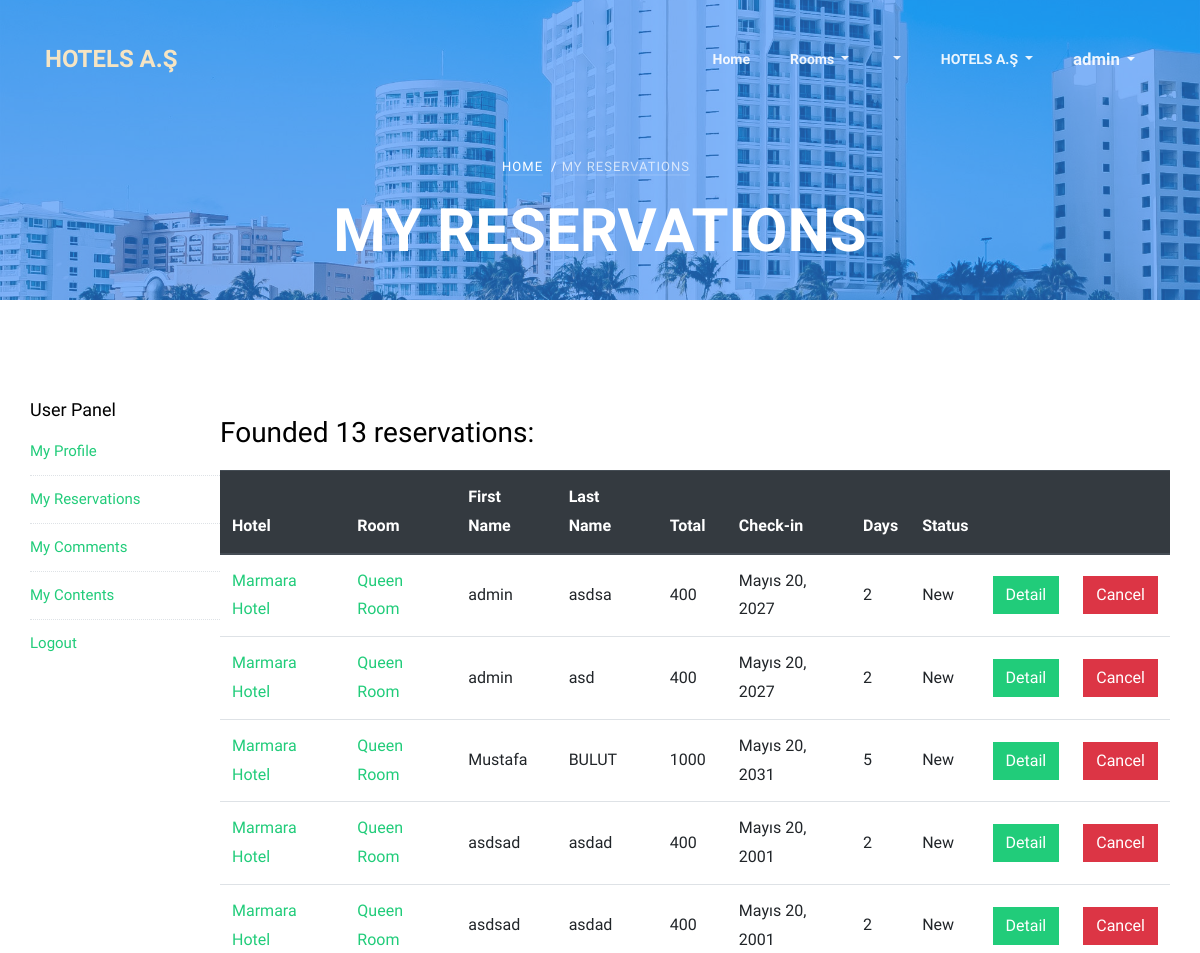
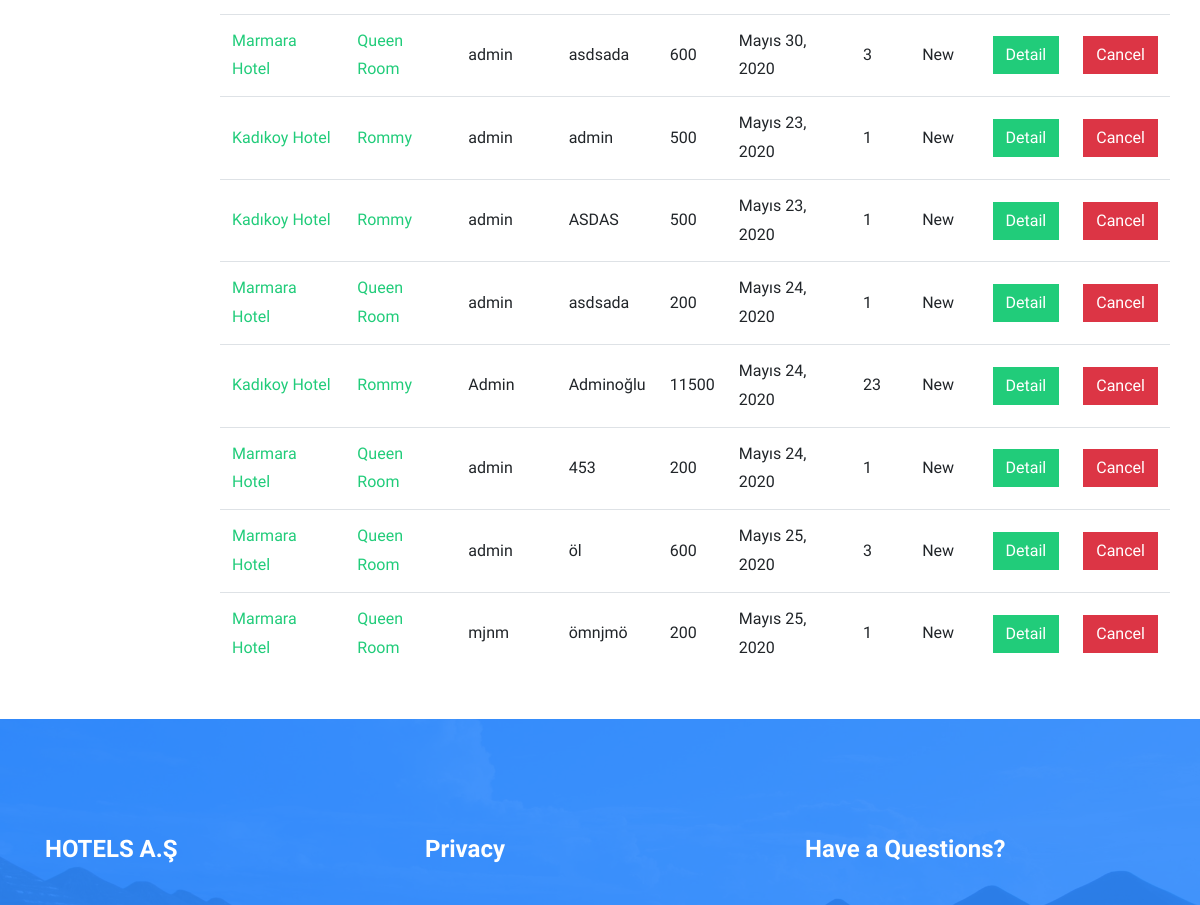
The app's page /user/reservations/ (signed in, upper part), older data (2 pictures, top to bottom).
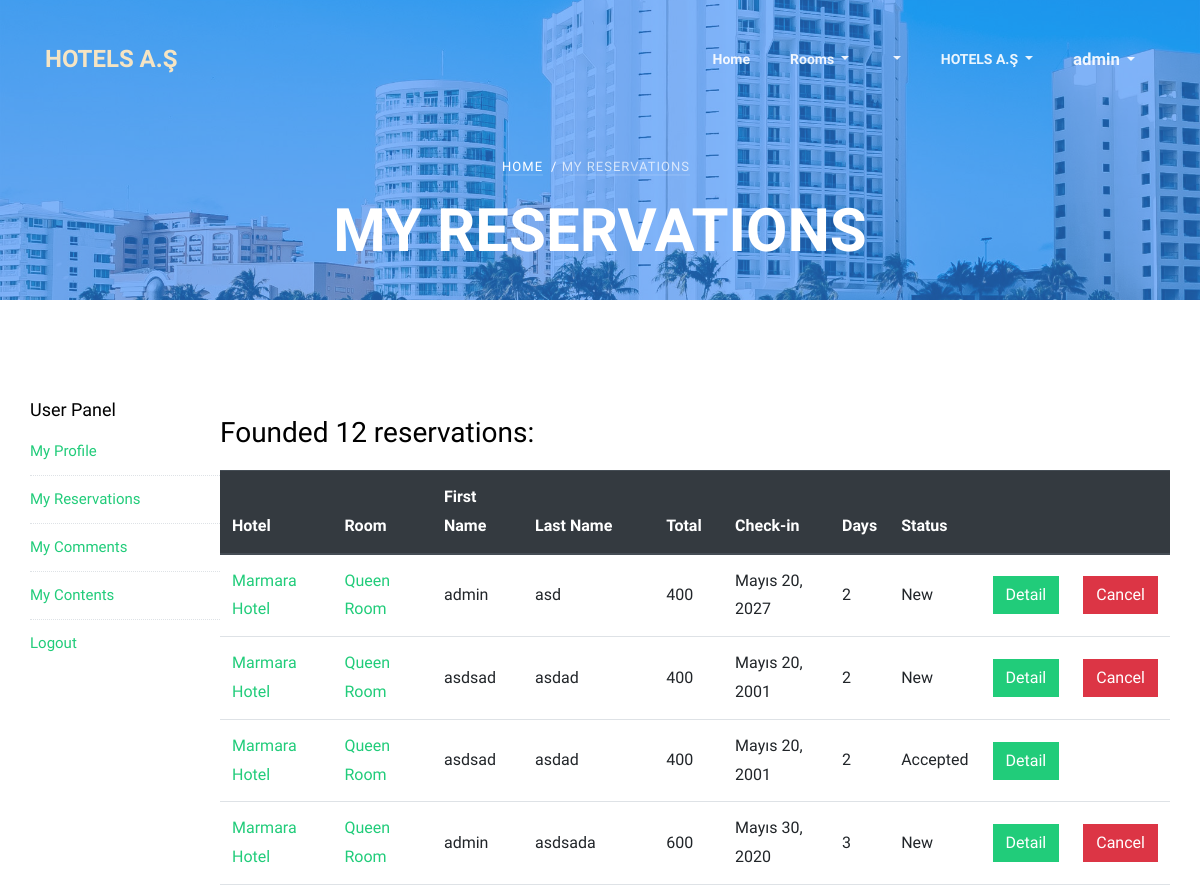
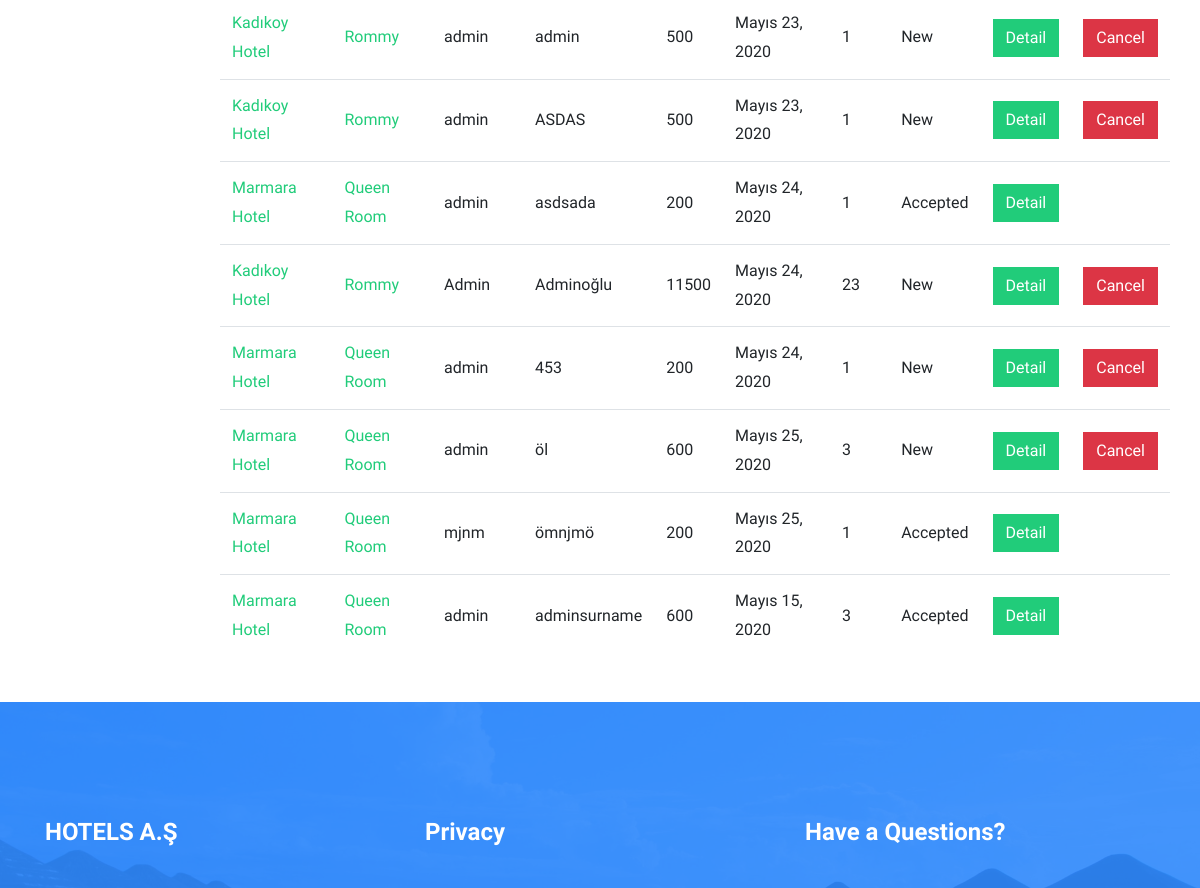
The same page, newer data (2 pictures, top to bottom).
### reservation/models.py (models this page shows, shortened)
class Reservation(models.Model):
    STATUS = (
        ('New', 'New'),
        ('Accepted', 'Accepted'),
        ('Canceled', 'Canceled'),
    )
    user = models.ForeignKey(User, on_delete=models.CASCADE)
    room = models.ForeignKey(Room, on_delete=models.CASCADE)
    name = models.CharField(max_length=30)
    surname = models.CharField(max_length=30)
    phone = models.CharField(blank=True, max_length=30)
    admin_note = models.CharField(blank=True, max_length=255)
    total = models.IntegerField()
    checkin = models.DateField(blank=False)
    checkout = models.DateField(blank=False)
    days = models.IntegerField(blank=True, default=1)
    ip = models.CharField(max_length=20)
    status = models.CharField(max_length=10, choices=STATUS, default='New')
    created_at = models.DateTimeField(auto_now_add=True)
    updated_at = models.DateTimeField(auto_now=True)

### hotel/models.py (models this page shows, shortened)
class Room(models.Model):
    hotel_id = models.ForeignKey(Hotel, on_delete=models.CASCADE)
    title = models.CharField(max_length=30)
    keywords = models.CharField(max_length=255)
    description = RichTextUploadingField()
    image = models.ImageField(blank=True, upload_to='images/')
    price = models.IntegerField(blank=False)
    status = models.CharField(blank=True, max_length=5, choices=STATUS)
    count = models.IntegerField(blank=False)
    slug = models.SlugField(null=False)
    created_at = models.DateTimeField(auto_now_add=True)
    updated_at = models.DateTimeField(auto_now=True)
    def __str__(self):
        return self.title
    def image_tag(self):
        return mark_safe('<img src="{}" height="50"/>'.format(self.image.url))
    image_tag.short_description = 'Image'

class Hotel(models.Model):
    STAR = (
        ('1', '1'),
        ('2', '2'),
        ('3', '3'),
        ('4', '4'),
        ('5', '5'),
    )
    title = models.CharField(max_length=30)
    keywords = models.CharField(max_length=255)
    description = RichTextUploadingField()
    image = models.ImageField(blank=True, upload_to='images/')
    category = models.ForeignKey(Category, on_delete=models.CASCADE)
    star = models.IntegerField(blank=True, choices=STAR)
    address = models.CharField(max_length=80)
    city = models.CharField(max_length=20)
    country = models.CharField(max_length=20)
    location = models.CharField(max_length=20)
    phone = models.CharField(max_length=20)
    fax = models.CharField(max_length=20)
    email = models.EmailField()
    user_id = models.ForeignKey(User, on_delete=models.CASCADE)
    status = models.CharField(max_length=10, choices=STATUS)
    slug = models.SlugField(null=False, unique=True)
    created_at = models.DateTimeField(auto_now_add=True)
    updated_at = models.DateTimeField(auto_now=True)
    def __str__(self):
        return self.title
    def image_tag(self):
        return mark_safe('<img src="{}" height="50"/>'.format(self.image.url))
    image_tag.short_description = 'Image'

### user/views.py (the view)
# urls.py: path('reservations/', views.reservations, name="reservations"),
@login_required(login_url='/login')
def reservations(request):
    setting = Setting.objects.first()
    category = Category.objects.filter(status=True)
    menu = Menu.objects.filter(status=True)
    reservations = Reservation.objects.filter(user_id=request.user.id)
    context = {
        'setting': setting,
        'category': category,
        'menu': menu,
        'page': 'My Reservations',
        'reservations': reservations
    }
    return render(request, 'user_reservations.html', context)

### user/templates/user_reservations.html (shortened to what this page needs)
{% extends 'homebase.html' %}
{% load static %}
{% block content %}
<section class="ftco-section ftco-no-pb ftco-room">
	<div class="container px-0">
		<div class="row no-gutters">
            <p>{% include 'user_panel.html' %}</p>
            <div class="col-md-10 clearfix table-responsive">
                <p>
                <p style="color:black"><h3>Founded {{reservations.count}} reservation{{reservations.count | pluralize}}:</h3></p>
                <table class="table">
                    <thead class="thead-dark">
                      <tr>
                        <th scope="col">Hotel</th>
                        <th scope="col">Room</th>
                        <th scope="col">First Name</th>
                        <th scope="col">Last Name</th>
                        <th scope="col">Total</th>
                        <th scope="col">Check-in</th>
                        <th scope="col">Days</th>
                        <th scope="col">Status</th>
                        <th scope="col"></th>
                        <th scope="col"></th>
                      </tr>
                    </thead>
                    <tbody>
                    {% if reservations%}
                    {% for reservation in reservations %}
                      <tr>
                        <td style="vertical-align: middle;"><a href="{% url 'hotel' reservation.room.hotel_id.id reservation.room.hotel_id.slug %}">{{reservation.room.hotel_id}}</a></td>
                        <td style="vertical-align: middle;"><a href="{% url 'room' reservation.room.id reservation.room.hotel_id.slug reservation.room.slug %}">{{ reservation.room }}</a></td>
                        <td style="vertical-align: middle;">{{ reservation.name }}</td>
                        <td style="vertical-align: middle;">{{ reservation.surname }}</td>
                        <td style="vertical-align: middle;">{{ reservation.total }}</td>
                        <td style="vertical-align: middle;">{{ reservation.checkin }}</td>
                        <td style="vertical-align: middle;">{{ reservation.days }}</td>
                        <td style="vertical-align: middle;">{{ reservation.status }}</td>
                        <td style="vertical-align: middle;"><a href="{% url 'user:reservation_detail' reservation.id %}" class="btn btn-primary">Detail</a></td>
                        <td style="vertical-align: middle;">{% if reservation.status == "New" %}<a href="{% url 'reservation_delete' reservation.id %}" class="btn btn-danger">Cancel</a>{% endif %}</td>
                      </tr>
                    {% endfor %}
                    {% endif %}
                    </tbody>
                </table>
                </p>
            </div>
		</div>
	</div>
</section>
<br>
{% endblock  %}

Row changes from the older to the newer data that the page shows:
removed Reservation: room.hotel_id "Marmara Hotel", room "Queen Room", name "admin", surname "asdsa", total "400", checkin "Mayıs 20, 2027", days "2", status "New", shows "Cancel"
removed Reservation: room.hotel_id "Marmara Hotel", room "Queen Room", name "Mustafa", surname "BULUT", total "1000", checkin "Mayıs 20, 2031", days "5", status "New", shows "Cancel"
changed Reservation (number 3 of 12 on the later page): status "New" → "Accepted"; no longer shows "Cancel"
changed Reservation (number 7 of 12 on the later page): status "New" → "Accepted"; no longer shows "Cancel"
changed Reservation "mjnm": status "New" → "Accepted"; no longer shows "Cancel"
added Reservation: room.hotel_id "Marmara Hotel", room "Queen Room", name "admin", surname "adminsurname", total "600", checkin "Mayıs 15, 2020", days "3", status "Accepted"
Text that changed along with them:
{{ reservations.count }}: "13" → "12"
